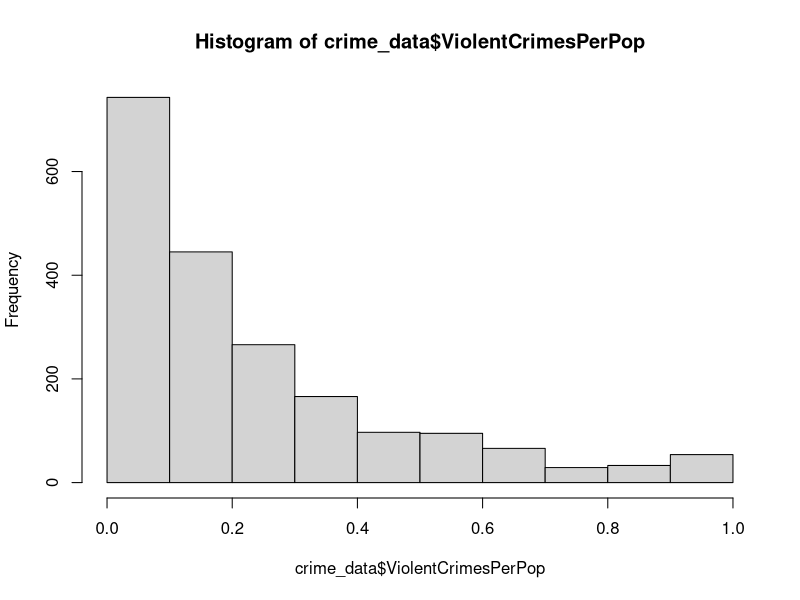
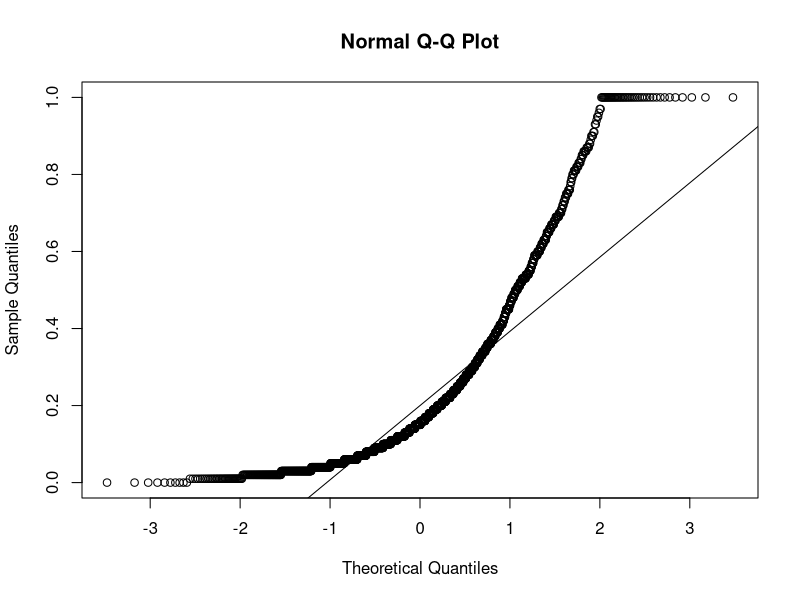
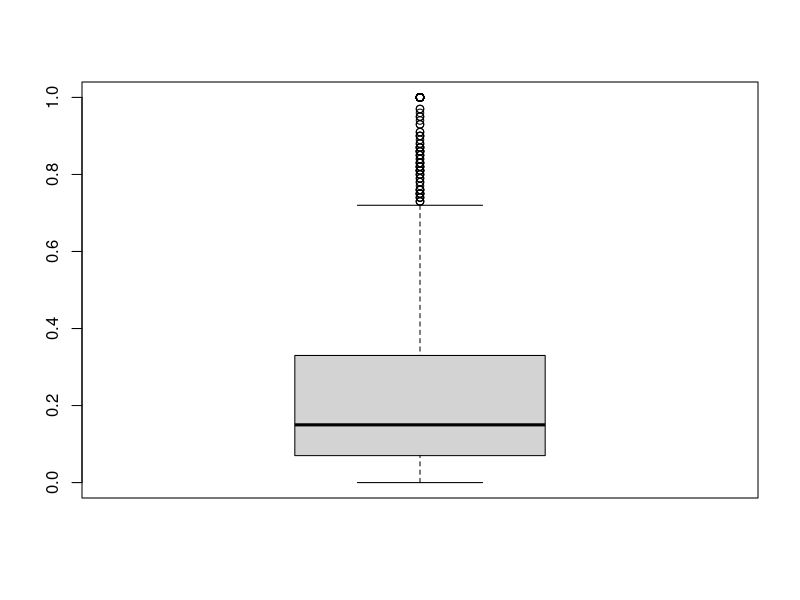
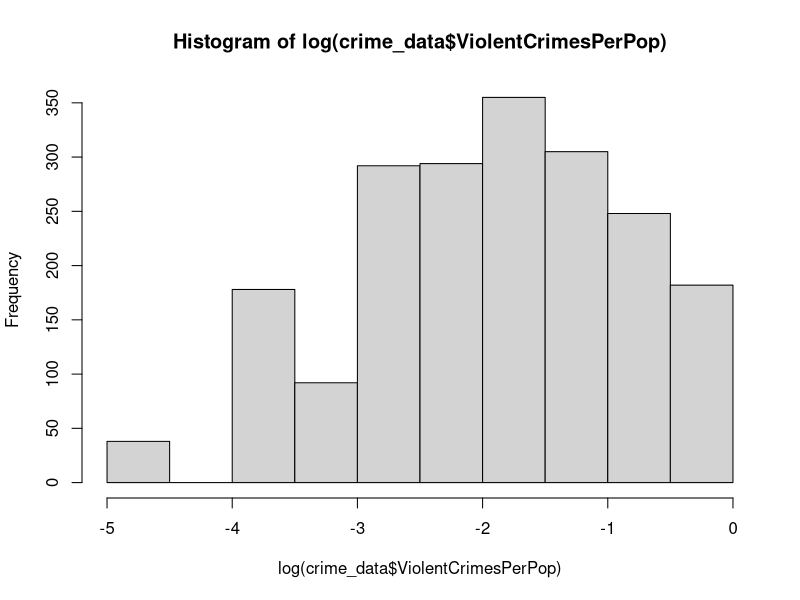
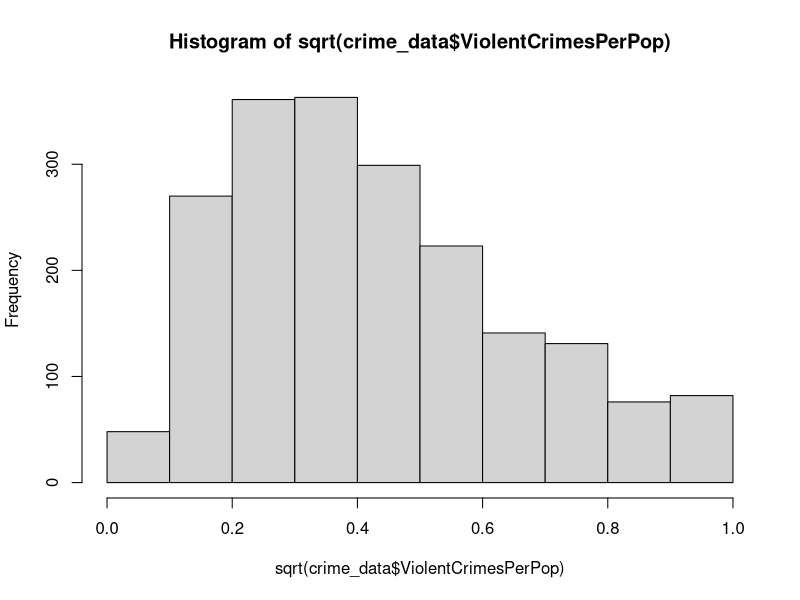
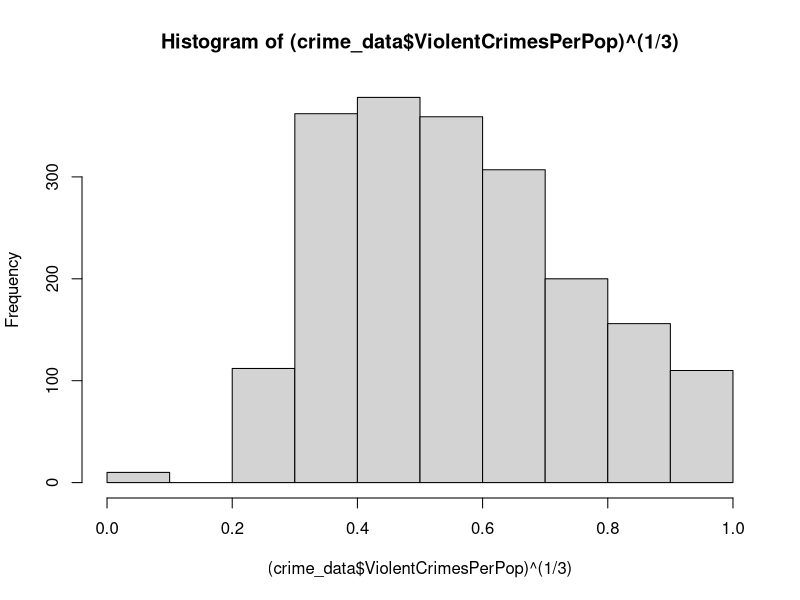
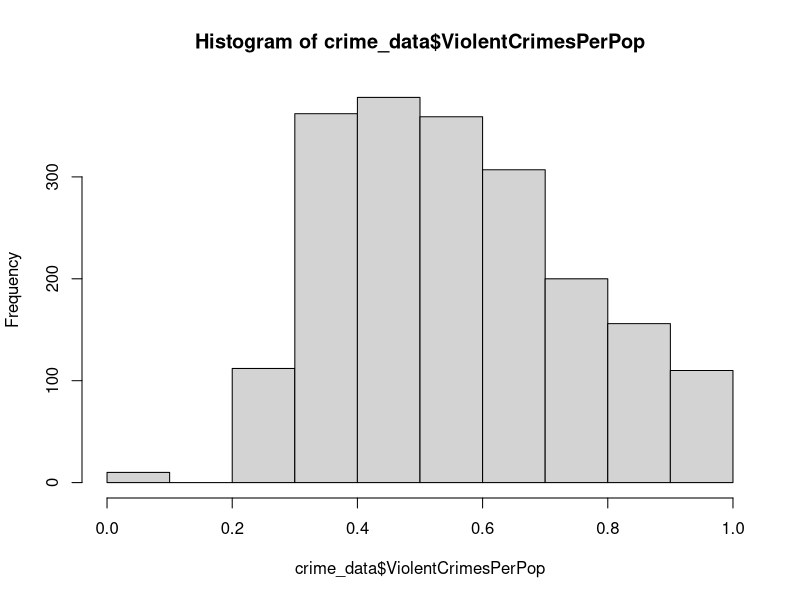
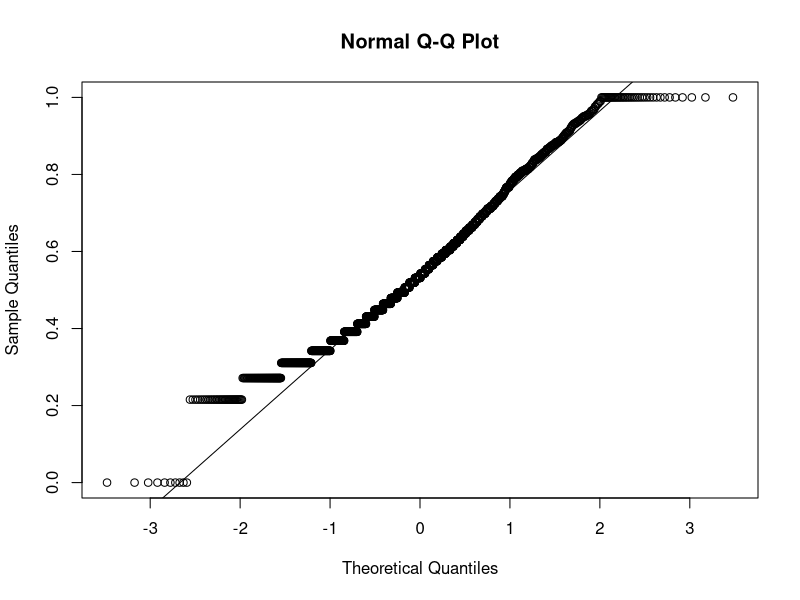

Generate these figures, in order, with R: (Note: this script raises an error after producing the figures.)
#Set the working director in order to import data
setwd('/Users/erinstafford/Documents/Github/Linear_Models_Final') 

#You will probably have a different file path 

#read the data into R
crime_data = read.csv("communities.txt")

#ignoring location information and columns with more than 1000 instances missing
crime_data = cbind(crime_data[-c(1:5,127,125:122,118:102,129)])

#look at distribution of violent crime
hist(crime_data$ViolentCrimesPerPop) # this is not normally distributed - skewed

# further proof of skew
qqnorm(crime_data$ViolentCrimesPerPop) 
qqline(crime_data$ViolentCrimesPerPop)

#box plots can show outliers
boxplot(crime_data$ViolentCrimesPerPop) 
#apparently there are many outliers in this data set, all of them are > 0.7 ViolentCrimesPerPop
#These may be the points we most want to know about so dont throw them away

#To fix this problem - transform the data
#Note: If skewness value lies above +1 or below -1, data is highly skewed. If it lies between +0.5 to -0.5, it is moderately skewed. If the value is 0, then the data is symmetric
library(e1071)
skewness(crime_data$ViolentCrimesPerPop) # highly skewed
#For right skewed data, common tansformations include square root, cube root, and log
hist(log(crime_data$ViolentCrimesPerPop))#still pretty skewed

hist(sqrt(crime_data$ViolentCrimesPerPop)) 
skewness(sqrt(crime_data$ViolentCrimesPerPop)) #still pretty skewed

hist((crime_data$ViolentCrimesPerPop)^(1/3)) 
skewness((crime_data$ViolentCrimesPerPop)^(1/3)) #moderately skewed, but looks the best

#apply transformation
crime_data$ViolentCrimesPerPop = (crime_data$ViolentCrimesPerPop)^(1/3)
#look at new distribution of violent crime
hist(crime_data$ViolentCrimesPerPop) # this is not normally distributed - skewed

#Much better
qqnorm(crime_data$ViolentCrimesPerPop) 
qqline(crime_data$ViolentCrimesPerPop)

#box plot shows no outliers!
boxplot(crime_data$ViolentCrimesPerPop) 

#look at correlations to see which attributes are most correlated with violont crime (vc)
c = cor(na.omit(crime_data))
corr_vc = c[101,]
length(which(corr_vc > 0.55)) 

#the values that satisfy which(corr_vc > 0.6) are the 7 most correlated (positive)
pairs(crime_data[which(corr_vc > 0.55)])

length(which(corr_vc < -0.65)) 
pairs(cbind(crime_data[which(corr_vc < -0.65)],crime_data$ViolentCrimesPerPop))
#the values that satisfy which(corr_vc < -0.65) are the 5 most correlated (negative)

#For now we will loot at
#racepctblack, pctWPubAsst, MalePctDivorce, FemalePctDiv,TotalPctDiv,PctIlleg +
#racePctWhite,PctFam2Par, PctKids2Par, PctYoungKids2Par, PctTeen2Par -

#These are probably highly correlated with each other, but we'll go back to that

#Are these highly correlated attributes normally distributed? -no
hist((crime_data$racepctblack)^(1/3))
skewness((crime_data$racepctblack)^(1/3)) #needed transformation

hist((crime_data$pctWPubAsst)) #need transformation
hist((crime_data$pctWPubAsst)^(1/3))
skewness((crime_data$pctWPubAsst)^(1/3))

hist((crime_data$MalePctDivorce)) #this one is fine
skewness((crime_data$MalePctDivorce))

#speed this process up
list_attr = cbind(crime_data$racepctblack, crime_data$pctWPubAsst, crime_data$MalePctDivorce, crime_data$FemalePctDiv,crime_data$TotalPctDiv,crime_data$PctIlleg,crime_data$racePctWhite,crime_data$PctFam2Par, crime_data$PctKids2Par, crime_data$PctYoungKids2Par, crime_data$PctTeen2Par)
for (i in 1:ncol(list_attr)){
  if (skewness(list_attr[,i]) > 0.5){
    list_attr[,i] = list_attr[,i]^(1/3)
  }
  hist(list_attr[,i])
}
 #the race data is still skewed but the rest looks good 
  
  